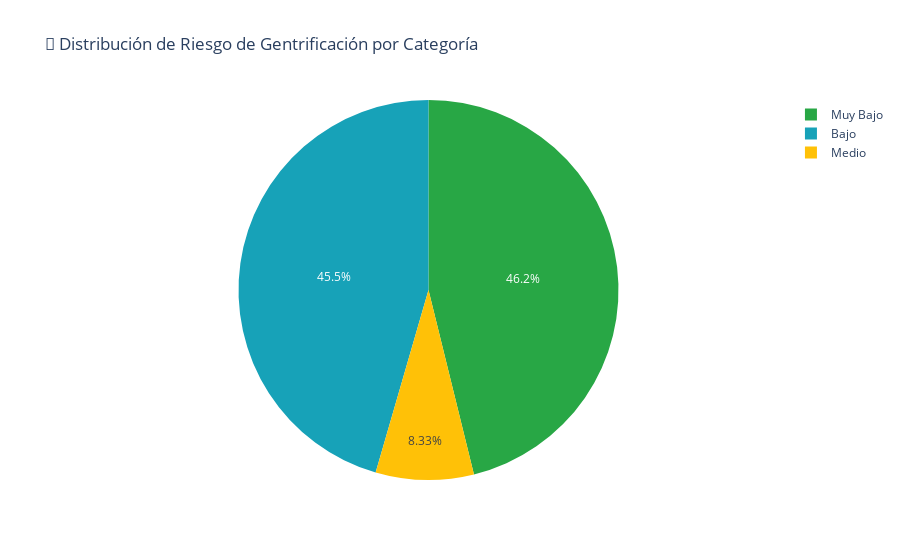

Source (notebook cell):
### Code cell
# Distribución de categorías de riesgo
query = """
SELECT 
    categoria_riesgo,
    COUNT(DISTINCT barrio_id) as num_barrios
FROM v_riesgo_gentrificacion
WHERE categoria_riesgo IS NOT NULL
GROUP BY categoria_riesgo
"""

with get_connection() as conn:
    df_categorias = pd.read_sql_query(query, conn)

# Definir colores y orden
color_map = {'Alto': '#dc3545', 'Medio': '#ffc107', 'Bajo': '#17a2b8', 'Muy Bajo': '#28a745'}

fig = px.pie(
    df_categorias,
    values='num_barrios',
    names='categoria_riesgo',
    title='🎯 Distribución de Riesgo de Gentrificación por Categoría',
    color='categoria_riesgo',
    color_discrete_map=color_map
)
fig.show()

### Figure 1 — Plotly figure (JSON) as saved in the notebook; plotly's stock layout.template omitted (floating-point values rounded to 4 significant figures)
{"data": [{"customdata": [["Bajo"], ["Medio"], ["Muy Bajo"]], "domain": {"x": [0, 1], "y": [0, 1]}, "hovertemplate": "categoria_riesgo=%{customdata[0]}<br>num_barrios=%{value}<extra></extra>", "labels": ["Bajo", "Medio", "Muy Bajo"], "legendgroup": "", "marker": {"colors": ["#17a2b8", "#ffc107", "#28a745"]}, "name": "", "showlegend": true, "type": "pie", "values": [71, 13, 72]}], "layout": {"legend": {"tracegroupgap": 0}, "title": {"text": "🎯 Distribución de Riesgo de Gentrificación por Categoría"}}}
